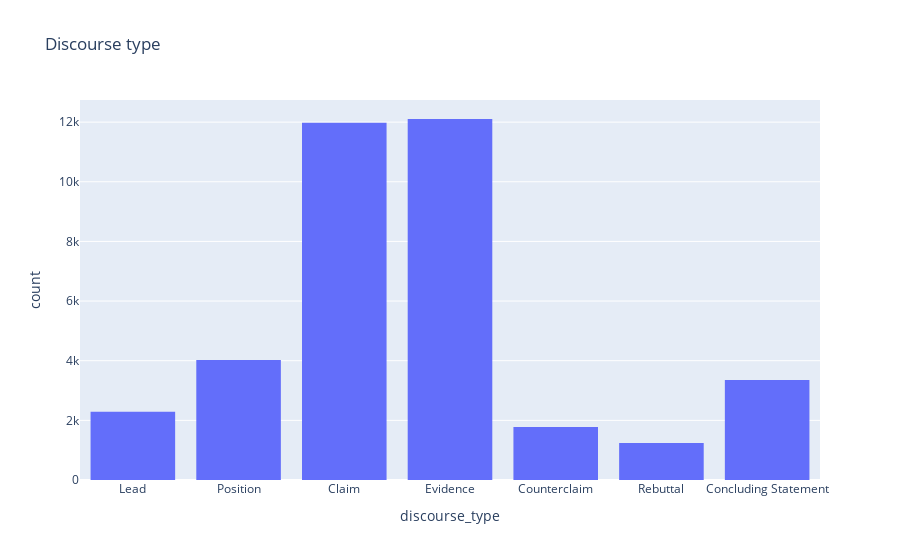

Source (notebook cell):
### Markdown cell above
### Visualizing the category data by Discourse_type
By seeing the plot , we can come to the conclusion of below points
* Claim and Evidance are higher than other categories. These 2 categories are ~3 times more than unique essays count.
* Not all the essays are having Lead and Concluding statement, which means that it will be essay can start and end with a Lead and Concluding statement.
* Rebuttal category is lowest number of records present in the training data

### Code cell
fig = plx.histogram(train_df,x='discourse_type',title="Discourse type")
fig.show()

### Figure 1 — Plotly figure (JSON) as saved in the notebook; plotly's stock layout.template omitted (floating-point values rounded to 4 significant figures; data arrays with more than 128 entries replaced by an {"elided": "..."} marker saying what was removed)
{"data": [{"alignmentgroup": "True", "bingroup": "x", "hovertemplate": "discourse_type=%{x}<br>count=%{y}<extra></extra>", "legendgroup": "", "marker": {"color": "#636efa", "pattern": {"shape": ""}}, "name": "", "offsetgroup": "", "orientation": "v", "showlegend": false, "type": "histogram", "x": {"elided": "36765 str values"}, "xaxis": "x", "yaxis": "y"}], "layout": {"barmode": "relative", "legend": {"tracegroupgap": 0}, "title": {"text": "Discourse type"}, "xaxis": {"anchor": "y", "domain": [0, 1], "title": {"text": "discourse_type"}}, "yaxis": {"anchor": "x", "domain": [0, 1], "title": {"text": "count"}}}}
